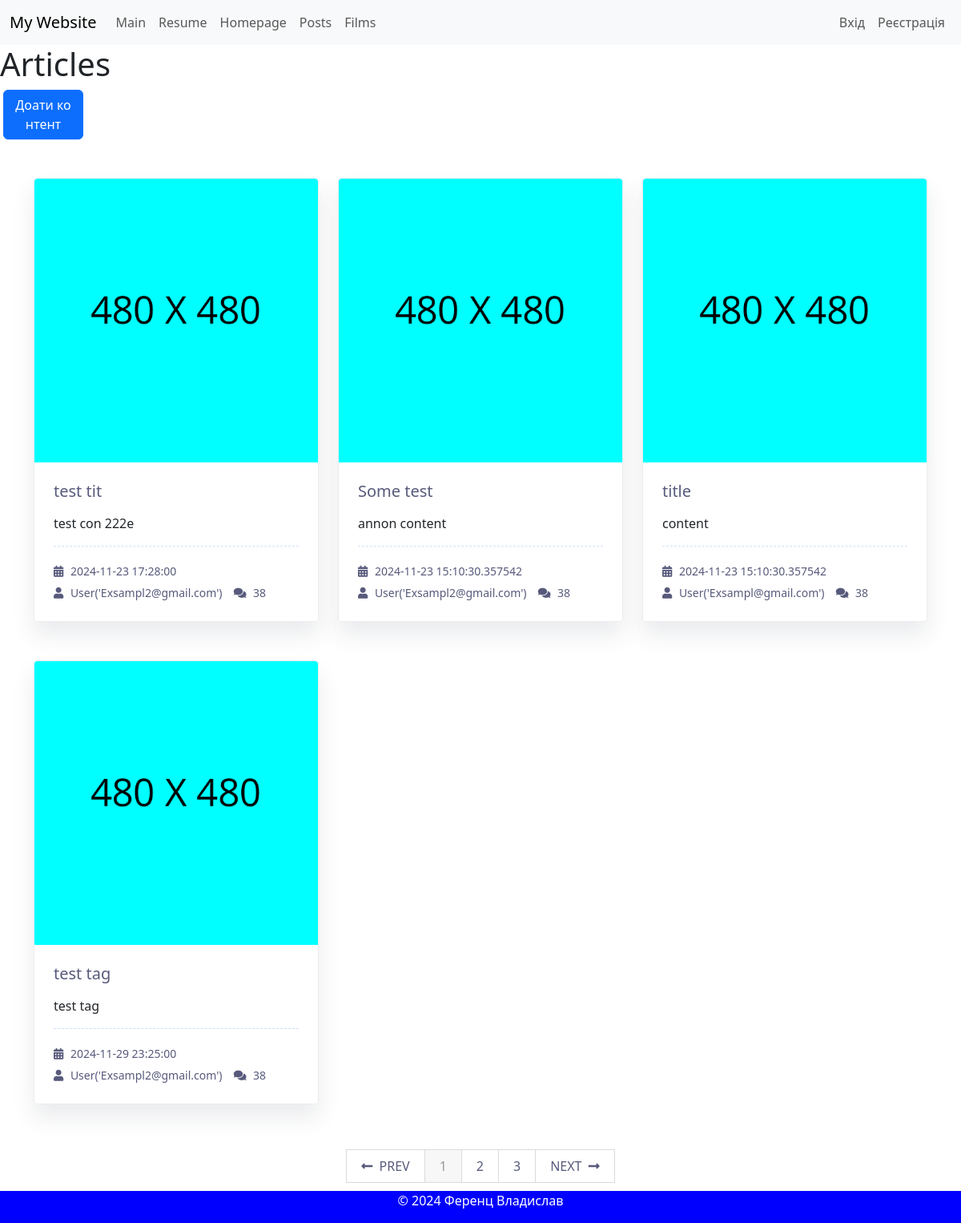
Page /post/ on the committed database.
### app/posts/models.py (models this page shows, shortened)
class Post(db.Model):
    __tablename__='posts'
    id = db.Column(db.Integer, primary_key=True)
    title=db.Column(db.String(100), nullable=False)
    content=db.Column(db.Text, nullable=False)
    category=db.Column(db.String(100), nullable=False)
    user_id = db.Column(db.Integer, db.ForeignKey('user.id'), nullable=True)
    author=db.relationship('User',backref=backref("posts",lazy="dynamic"),lazy="joined")
    is_active = db.Column(db.Boolean, default=True)
    date=db.Column(db.DateTime, default=dt.now())
    tags = db.relationship('Tag', secondary=post_tags, back_populates='posts')

### app/user/models.py (models this page shows)
class User(db.Model, UserMixin):
    __tablename__ ='user'
    id = db.Column(db.Integer, primary_key=True)
    username = db.Column(db.String(20), nullable=False)
    email = db.Column(db.String(120), nullable=False)
    password = db.Column(db.String(60), nullable=False)
    img_file = db.Column(db.String(20), nullable=True, default="Default.png")
    about_me = db.Column(db.Text, nullable=True, default="")
    last_seen = db.Column(db.DateTime, default=dt.now())
    def __repr__(self):
        return f"User('{self.email}')"

### app/posts/views.py (the view)
@post_bp.route('/')
def get_posts():
    stmt= db.select(Post).order_by(Post.id)
    posts = db.session.scalars(stmt).all()
    return render_template("post.html", posts=posts)

### app/posts/templates/post.html (shortened to what this page needs)
{%extends 'base.html'%}
{% block content%}
<h1>Articles</h1>
<div class="d-grid gap-2 col-1 mx-1">
    <a href="{{url_for('.add_post')}}" class="btn btn-primary">Доати контент</a>
</div>
<div class="container">
    <div class="row mt-n5">
    {% for post in posts %}
            <div class="col-md-6 col-lg-4 mt-5 wow fadeInUp" data-wow-delay=".2s" style="visibility: visible; animation-delay: 0.2s; animation-name: fadeInUp;">
                <div class="blog-grid">
                    <div class="blog-grid-img position-relative"><img alt="img" src={{url_for(".static",filename="images/Default.png")}}></div>
                    <div class="blog-grid-text p-4">
                        <h3 class="h5 mb-3"><a href="{{url_for('.get_detail_posts', id=post.id)}}">{{post.title}}</a></h3>
                        <p class="display-30">{{post.content|truncate(15)}}</p>
                        <div class="meta meta-style2">
                            <ul>
                                <li><a href="#!"><i class="fas fa-calendar-alt"></i> {{post.date}}</a></li>
                                <li><a href="#!"><i class="fas fa-user"></i> {{post.author}}</a></li>
                                <li><a class="disabled" disabled><i class="fas fa-comments"></i> 38</a></li>
                            </ul>
                        </div>
                    </div>
                </div>
            </div>
    {% endfor %}
    </div>
    <div class="row mt-6 wow fadeInUp" data-wow-delay=".6s" style="visibility: visible; animation-delay: 0.6s; animation-name: fadeInUp;">
        <div class="col-12">
            <div class="pagination text-small text-uppercase text-extra-dark-gray">
                <ul>
                    <li><a href="#!"><i class="fas fa-long-arrow-alt-left me-1 d-none d-sm-inline-block"></i> Prev</a></li>
                    <li class="active"><a href="#!">1</a></li>
                    <li><a href="">2</a></li>
                    <li><a href="#!">3</a></li>
                    <li><a href="#!">Next <i class="fas fa-long-arrow-alt-right ms-1 d-none d-sm-inline-block"></i></a></li>
                </ul>
            </div>
        </div>
    </div>
</div>
{% endblock %}

### app/static/css/style.css (style rules this page uses)
body { display: flex; flex-direction: column; padding-bottom: 50px; word-break: break-all; }
.blog-grid { position: relative; box-shadow: 0 1rem 1.75rem 0 rgba(45, 55, 75, 0.1); height: 100%; border: 0.0625rem solid rgba(220, 224, 229, 0.6); border-radius: 0.25rem; transition: all .2s ease-in-out; height: 100% }
.blog-grid img { width: 100%; border-top-left-radius: 0.25rem; border-top-right-radius: 0.25rem }
.blog-grid-text { position: relative }
.blog-grid-text .meta-style2 { border-top: 1px dashed #cee1f8; padding-top: 15px }
.blog-grid-text .meta-style2 ul li { margin-bottom: 0; font-weight: 500 }
.blog-grid-text .meta-style2 ul li:last-child { margin-right: 0 }
.blog-grid-text ul { margin: 0; padding: 0 }
.blog-grid-text ul li { display: inline-block; font-size: 14px; font-weight: 500; margin: 5px 10px 5px 0 }
.blog-grid-text ul li:last-child { margin-right: 0 }
.blog-grid-text ul li i { font-size: 14px; font-weight: 600; margin-right: 5px }
.blog-grid-text p { font-weight: 400; padding: 0 }
.blog-grid-text .meta-style2 { border-top: 1px dashed #cee1f8 !important; padding-top: 15px }
a, a:active, a:focus { color: #575a7b; text-decoration: none; transition-timing-function: ease-in-out; -ms-transition-timing-function: ease-in-out; -moz-transition-timing-function: ease-in-out; -webkit-transition-timing-function: ease-in-out; -o-transition-timing-function: ease-in-out; transition-duration: .2s; -ms-transition-duration: .2s; -moz-transition-duration: .2s; -webkit-transition-duration: .2s; -o-transition-duration: .2s; }
.pagination { border-radius: 0; padding: 0; margin: 0 }
.pagination ul { display: inline-block; margin: 0 auto; padding: 0 }
.pagination li { display: inline }
.pagination a { float: left; padding: 0 18px; line-height: 40px; text-decoration: none; border: 1px solid #dbdbdb; border-left-width: 0; background: #fff }
.pagination .active a { background-color: #f7f7f7; color: #999; cursor: default }
.pagination li:first-child a { border-left-width: 1px }
.mt-6, .my-6 { margin-top: 3.5rem; }

### rows in the picture
Post: title "test tit", content "test con 222e", date "2024-11-23 17:28:00", author "User('Exsampl2@gmail.com')"
Post: title "Some test", content "annon content", date "2024-11-23 15:10:30.357542", author "User('Exsampl2@gmail.com')"
Post: title "title", content "content", date "2024-11-23 15:10:30.357542", author "User('Exsampl@gmail.com')"
Post: title "test tag", content "test tag", date "2024-11-29 23:25:00", author "User('Exsampl2@gmail.com')"
